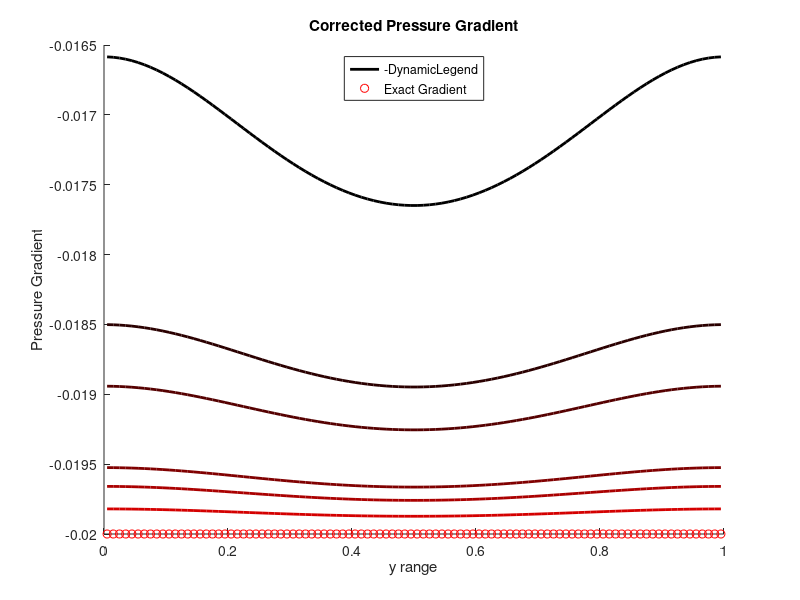

Here is the MATLAB script that generated this plot:
function mit18086_navierstokes
%MIT18086_NAVIERSTOKES
%    Solves the incompressible Navier-Stokes equations in a
%    rectangular domain with prescribed velocities along the
%    boundary. The solution method is finite differencing on
%    a staggered grid with implicit diffusion and a Chorin
%    projection method for the pressure.
%    Visualization is done by a colormap-isoline plot for
%    pressure and normalized quiver and streamline plot for
%    the velocity field.
%    The standard setup solves a lid driven cavity problem.

% 07/2007 by Benjamin Seibold
%            http://www-math.mit.edu/~seibold/
% Feel free to modify for teaching and learning.

% 03/2017 by MC Kropinski - corrected BCs

close all; clear all; clc;

InfNorm = [];

hold on

Col = 0;
%[5e-1,1e-1,5e-2,1e-2,5e-3,1e-3]
% [1e-3 , 5e-3, 1e-2,5e-2,1e-1,5e-1]
for dt = [5e-1,1e-1,5e-2,1e-2,5e-3,1e-3]


%-----------------------------------------------------------------------
Re = 1e2;     % Reynolds number
%dt = 1e-2;    % time step
tf = dt ;    % final time
lx = 1;       % width of box
ly = 1;       % height of box

dx = 1/100 ;   % Set delta x 
nx = lx/dx;      % number of x-gridpoints
ny = nx;      % number of y-gridpoints
nsteps = 7;  % number of steps with graphic output


%-----------------------------------------------------------------------
%nt = ceil(tf/dt); dt = tf/nt;
x = linspace(0,lx,nx+1); hx = lx/nx;
y = linspace(0,ly,ny+1); hy = ly/ny;
[X,Y] = meshgrid(y,x);
%-----------------------------------------------------------------------
% initial conditions
V = zeros(nx,ny-1) ;

% Set the parabolic profile initial conditions. 
 U = zeros(nx-1,ny);
 
 for n = 1:nx-1 
     %U(n,:) = y(1:end-1).*(ly - y(2:end)) ;
     U(n,:) = avg(y).*(ly - avg(y)) ;
 end
 
% boundary conditions
 vN = avg(x)*0;
 vS = avg(x)*0;
 vW = y*0;
 vE = y*0;


% New boundary conditions for infinite channel like flow. The BCs for V
% don't cange and we set the BCs for U equal to the exact solution for
% channel flow on the boundaries. The top and bottom get nN and nS get no
% slip BCs. 

uW = avg(y).*(ly - avg(y)) ;
uE = avg(y).*(ly - avg(y)) ;
% uW = y(1:end-1).*(ly - y(2:end)) ;
% uE = y(1:end-1).*(ly - y(2:end)) ;

uN = x*0 ;
uS = x*0 ;


% uE(1) = 0;
% uE(end) = 0;
% uW(1) = 0;
% uE(end) = 0;


% Store the exact negative pressure gradient
DPexact = -2/Re*ones(1,numel(avg(y))) ;


%-----------------------------------------------------------------------
%Original BCs, with bug
%Ubc = dt/Re*([2*uS(2:end-1)' zeros(nx-1,ny-2) 2*uN(2:end-1)']/hy^2+...
%      [uW;zeros(nx-3,ny);uE]/hx^2);
%Vbc = dt/Re*([vS' zeros(nx,ny-3) vN']/hy^2+...
%      [2*vW(2:end-1);zeros(nx-2,ny-1);2*vE(2:end-1)]/hx^2);
%
% Corrected BCs:
Ubc = dt/Re*([2*uS(2:end-1)' zeros(nx-1,ny-2) 2*uN(2:end-1)']/hy^2+...
      [uW;zeros(nx-3,ny);uE]/hx^2);
 
Vbc = dt/Re*([vS' zeros(nx,ny-3) vN']/hy^2+...
      [2*vW(2:end-1);zeros(nx-2,ny-1);2*vE(2:end-1)]/hx^2);
  

  
fprintf('initialization')
Lp = kron(speye(ny),K1(nx,hx,1))+kron(K1(ny,hy,1),speye(nx));
Lp(1,1) = 3/2*Lp(1,1);
 
perp = symamd(Lp); Rp = chol(Lp(perp,perp)); Rpt = Rp';
Lu = speye((nx-1)*ny)+dt/Re*(kron(speye(ny),K1(nx-1,hx,2))+...
     kron(K1(ny,hy,3),speye(nx-1)));
peru = symamd(Lu); Ru = chol(Lu(peru,peru)); Rut = Ru';
Lv = speye(nx*(ny-1))+dt/Re*(kron(speye(ny-1),K1(nx,hx,3))+...
     kron(K1(ny-1,hy,2),speye(nx)));
perv = symamd(Lv); Rv = chol(Lv(perv,perv)); Rvt = Rv';
Lq = kron(speye(ny-1),K1(nx-1,hx,2))+kron(K1(ny-1,hy,2),speye(nx-1));
perq = symamd(Lq); Rq = chol(Lq(perq,perq)); Rqt = Rq';

fprintf(', time loop\n--20%%--40%%--60%%--80%%-100%%\n')
for k = 1:1
   % treat nonlinear terms
   gamma = min(1.2*dt*max(max(max(abs(U)))/hx,max(max(abs(V)))/hy),1);
   Ue = [uW;U;uE]; Ue = [2*uS'-Ue(:,1) Ue 2*uN'-Ue(:,end)];
   Ve = [vS' V vN']; Ve = [2*vW-Ve(1,:);Ve;2*vE-Ve(end,:)];
   Ua = avg(Ue')'; Ud = diff(Ue')'/2;
   Va = avg(Ve);   Vd = diff(Ve)/2;
   UVx = diff(Ua.*Va-gamma*abs(Ua).*Vd)/hx;
   UVy = diff((Ua.*Va-gamma*Ud.*abs(Va))')'/hy;
   Ua = avg(Ue(:,2:end-1));   Ud = diff(Ue(:,2:end-1))/2;
   Va = avg(Ve(2:end-1,:)')'; Vd = diff(Ve(2:end-1,:)')'/2;
   U2x = diff(Ua.^2-gamma*abs(Ua).*Ud)/hx;
   V2y = diff((Va.^2-gamma*abs(Va).*Vd)')'/hy;
   U = U-dt*(UVy(2:end-1,:)+U2x);
   V = V-dt*(UVx(:,2:end-1)+V2y);
   
   
   
   % implicit viscosity
   rhs = reshape(U+Ubc,[],1);
   u(peru) = Ru\(Rut\rhs(peru));
   U = reshape(u,nx-1,ny);
   rhs = reshape(V+Vbc,[],1);
   v(perv) = Rv\(Rvt\rhs(perv));
   V = reshape(v,nx,ny-1);
   
  
    
   
   % pressure correction
   rhs = reshape(diff([uW;U;uE])/hx+diff([vS' V vN']')'/hy,[],1);
   p(perp) = -Rp\(Rpt\rhs(perp));
   P = reshape(p,nx,ny);
   Unew = U;
   Vnew = V;
   U = U-diff(P)/hx;
   V = V-diff(P')'/hy;
   
   
   
   %Correct P with chorins method
   %P = P - diff([uW;Unew;uE])/hx+diff([vS' Vnew vN']')'/hy ;
   

   
   % Extract and compute the pressure gradient
   DP = diff(P)/hx/dt ;
   %imagesc(DP')
   DP = DP(ceil(nx/2),:) ;
   
   figure(1)
   plot(avg(y),DP,'-','Color',[Col/6, 0 ,0],'LineWidth',2, 'DisplayName', ['dt = ', num2str(dt)])
   legend('-DynamicLegend', 'Location', 'north')
   title('Corrected Pressure Gradient')
   xlabel('y range')
   ylabel('Pressure Gradient')
   hold on
   
   %,'Color',[Col/6, 0 ,0],'LineWidth',2, ...
   
   % Store the difference between exact and computed gradients
   
   InfNorm = [InfNorm norm(DP - DPexact,inf) ];
  
   
   
   Col = Col + 1; 
   
%    % visualization
%    if floor(25*k/nt)>floor(25*(k-1)/nt), fprintf('.'), end
%    if k==1|floor(nsteps*k/nt)>floor(nsteps*(k-1)/nt)
%       % stream function
%       rhs = reshape(diff(U')'/hy-diff(V)/hx,[],1);
%       q(perq) = Rq\(Rqt\rhs(perq));
%       Q = zeros(nx+1,ny+1);
%       Q(2:end-1,2:end-1) = reshape(q,nx-1,ny-1);
%       clf, 
%       %contourf(avg(x),avg(y),P',20,'w-'),
%       hold on
%       %contour(x,y,Q',20,'k-');
%       Ue = [uS' avg([uW;U;uE]')' uN'];
%       Ve = [vW;avg([vS' V vN']);vE];
%       Len = sqrt(Ue.^2+Ve.^2+eps);
%       %quiver(x,y,(Ue./Len)',(Ve./Len)',.4,'k-')
%       colorbar
%       contourf(x,y,Ve',20,'w-')
%       
%       hold off, axis equal, axis([0 lx 0 ly])
%       p = sort(p); caxis(p([8 end-7]))
%       title(sprintf('Re = %0.1g   t = %0.2g',Re,k*dt))
%       drawnow
%    end
end
fprintf('\n')

end

plot(avg(y), DPexact,'ro','DisplayName', ['Exact Gradient'])
%legend('Largest','2','3','4','5','Smallest','Exact')
hold off

%plot(InfNorm)
%=======================================================================

function B = avg(A,k)
if nargin<2, k = 1; end
if size(A,1)==1, A = A'; end
if k<2, B = (A(2:end,:)+A(1:end-1,:))/2; else, B = avg(A,k-1); end
if size(A,2)==1, B = B'; end

function A = K1(n,h,a11)
% a11: Neumann=1, Dirichlet=2, Dirichlet mid=3;
A = spdiags([-1 a11 0;ones(n-2,1)*[-1 2 -1];0 a11 -1],-1:1,n,n)'/h^2;


